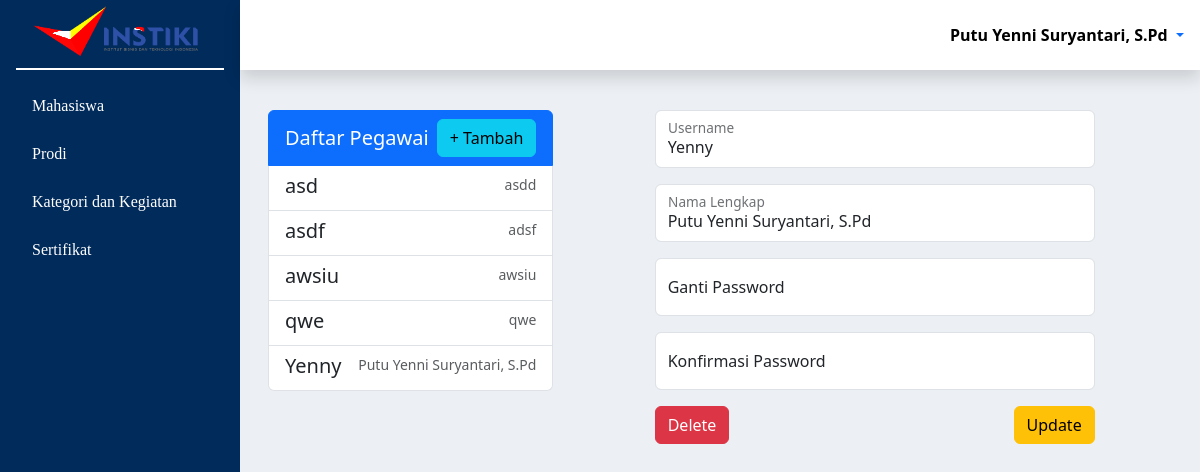
Page /tampilan/halaman_utama.php?page=pegawai&username=Yenny (signed in) on the committed database.
### tables this page shows
CREATE TABLE `pegawai` (
  `Nama_Lengkap` varchar(50) NOT NULL,
  `Username` varchar(20) NOT NULL
);

CREATE TABLE `pengguna` (
  `Id_Pengguna` int NOT NULL,
  `Username` varchar(20) DEFAULT NULL,
  `NIM` int DEFAULT NULL,
  `Password` varchar(65) NOT NULL
);

### auth.php (called while the page is built, shortened)
<?php
if (!function_exists('getUserType')) {
    function getUserType() {
        if (isset($_COOKIE['username']) && isset($_COOKIE['level_user'])) {
            return 'operator';
        } elseif (isset($_COOKIE['NIM']) && isset($_COOKIE['level_user'])) {
            return 'mahasiswa';
        }
        return false;
    }
}
function getUserData($koneksi) {
    $userType = getUserType();
    if ($userType === 'operator') {
        $username = mysqli_real_escape_string($koneksi, $_COOKIE['username']);
        $query = "SELECT Username, Nama_Lengkap FROM pegawai WHERE Username = '$username'";
    } elseif ($userType === 'mahasiswa') {
        $NIM = mysqli_real_escape_string($koneksi, $_COOKIE['NIM']);
        $query = "SELECT NIM, Nama_mahasiswa FROM mahasiswa WHERE NIM = '$NIM'";
    } else {
        return false;
    }
    return mysqli_fetch_assoc(mysqli_query($koneksi, $query));
}
?>

### ubah/ubah_pegawai.php (the view, shortened to what this page needs)
<?php
require_once "../auth.php";
$operator = getUserData($koneksi);
$username_cookie = $operator['Username'];
$high_admin = mysqli_fetch_assoc(mysqli_query($koneksi, "SELECT Username FROM `pengguna` WHERE `Id_Pengguna` = 1;"));
$username = $_GET['username'];
$data_update = mysqli_fetch_assoc(mysqli_query($koneksi, "SELECT * FROM pegawai INNER JOIN pengguna ON pegawai.Username = pengguna.Username WHERE pegawai.Username = '$username'"));
                ?>
<div class="container">
    <div class="row mt-2">
        <div class="col-sm-12 col-md-4 py-3">
            <div class="list-group">
                <a href="#" class="list-group-item list-group-item-action active" aria-current="true">
                    <div class="d-flex w-100 align-items-center m-0 justify-content-between">
                        <h5 class="m-0">Daftar Pegawai</h5>
                        <button onclick="window.location.href='halaman_utama.php?page=tambah_pegawai';"
                            class="btn btn-info">+ Tambah</button>
                    </div>
                </a>
                <?php
                $data_pegawai = mysqli_query($koneksi, "SELECT * FROM pegawai");
                while ($data = mysqli_fetch_assoc($data_pegawai)) {
                    ?>
                    <a href="<?= ($username_cookie == $high_admin['Username']) ? "halaman_utama.php?page=ubah_pegawai&username=" . $data['Username'] : "#" ?>"
                        class="list-group-item list-group-item-action">
                        <div class="d-flex w-100 justify-content-between">
                            <h5 class="mb-1"><?= $data['Username'] ?></h5>
                            <small class="text-body-secondary"><?= $data['Nama_Lengkap'] ?></small>
                        </div>
                    </a>
                    <?php
                }
                ?>
            </div>
        </div>
        <div class="col"></div>
        <div class="col-sm-12 col-md-6 py-3">
            <form action="" method="post">
                <div class="form-floating mb-3">
                    <input type="text" class="form-control" id="floatingInput" placeholder="name@example.com"
                        name="username" value="<?= $data_update['Username'] ?>" readonly required>
                    <label for="floatingInput">Username</label>
                </div>
                <div class="form-floating mb-3">
                    <input type="text" class="form-control" id="floatingInput" placeholder="name@example.com"
                        name="nama_lengkap" value="<?= $data_update['Nama_Lengkap'] ?>" required>
                    <label for="floatingInput">Nama Lengkap</label>
                </div>
                <div class="form-floating mb-3">
                    <input type="text" class="form-control" id="floatingInput" placeholder="name@example.com"
                        name="password" autocomplete="off">
                    <label for="floatingInput">Ganti Password</label>
                </div>
                <div class="form-floating mb-3">
                    <input type="text" class="form-control" id="floatingInput" placeholder="name@example.com"
                        name="konfirmasi_pass" autocomplete="off">
                    <label for="floatingInput">Konfirmasi Password</label>
                </div>
                <?php if ($username_cookie == $username || $username_cookie == $high_admin['Username']) { ?>
                    <button type="button" class="btn btn-danger float-start" data-bs-toggle="modal"
                        data-bs-target="#exampleModal">Delete</button>
                <?php } ?>
                <input type="submit" name="tombol_ubah" id="" class="btn btn-warning float-end" value="Update">
            </form>
        </div>
        <div class="col"></div>
    </div>
</div>

### css/mahasiswa.css (style rules this page uses)
@media (min-width: 1000px) { .container, .container-sm { max-width: 1000px !important; } }

### rows in the picture
pegawai: Username "asd", Nama_Lengkap "asdd"
pegawai: Username "asdf", Nama_Lengkap "adsf"
pegawai: Username "awsiu", Nama_Lengkap "awsiu"
pegawai: Username "qwe", Nama_Lengkap "qwe"
pegawai: Username "Yenny", Nama_Lengkap "Putu Yenni Suryantari, S.Pd"
pengguna: username "Yenny", nama_lengkap "Putu Yenni Suryantari, S.Pd"

### other values in the picture
$_COOKIE['nama_lengkap'] "Putu Yenni Suryantari, S.Pd"
